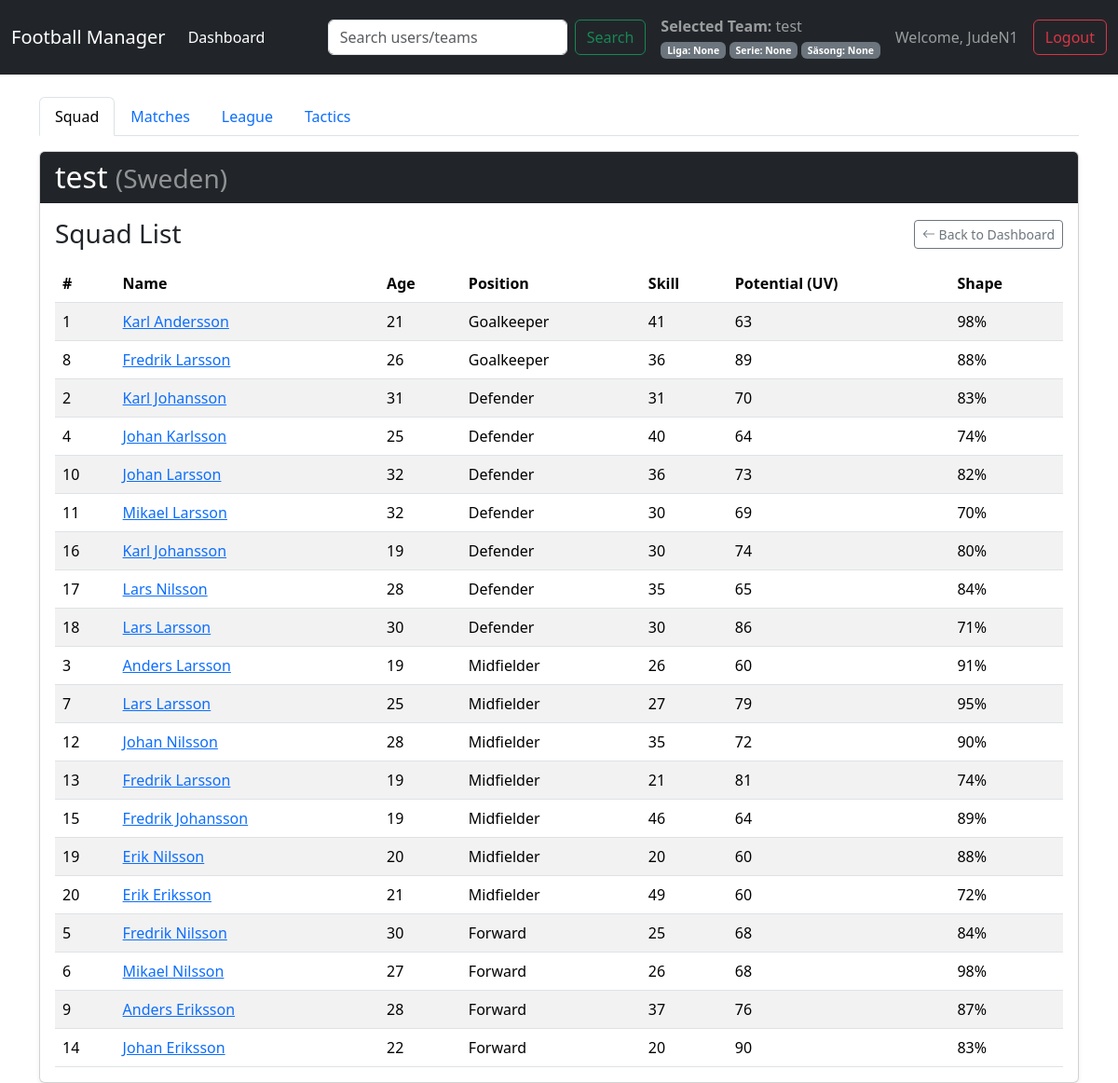
/team/1 (signed in), run on the app's committed database.
### app/models.py (models this page shows, shortened)
class Team(db.Model):
    id = db.Column(db.Integer, primary_key=True)
    name = db.Column(db.String(100), unique=True, nullable=False)
    country = db.Column(db.String(50), nullable=False)
    user_id = db.Column(db.Integer, db.ForeignKey('user.id'), nullable=False)
    players = db.relationship('Player', backref='team', lazy=True, cascade="all, delete-orphan")
    league = db.Column(db.String(100), nullable=True, default=None)
    division = db.Column(db.String(50), nullable=True, default=None)
    season = db.Column(db.Integer, nullable=True, default=None)

class User(db.Model):
    id = db.Column(db.Integer, primary_key=True)
    username = db.Column(db.String(80), unique=True, nullable=False)
    password_hash = db.Column(db.String(128))
    teams = db.relationship('Team', backref='user', lazy=True, cascade="all, delete-orphan")

class Player(db.Model):
    id = db.Column(db.Integer, primary_key=True)
    name = db.Column(db.String(100), nullable=False)
    age = db.Column(db.Integer, nullable=False)
    position = db.Column(db.Enum(Position), nullable=False)
    skill = db.Column(db.Integer, nullable=False)
    potential = db.Column(db.Integer, nullable=False) # "UV" (utvecklingsvärde)
    shape = db.Column(db.Integer, nullable=False)
    shirt_number = db.Column(db.Integer, nullable=False)
    team_id = db.Column(db.Integer, db.ForeignKey('team.id'), nullable=False)

### app/routes_game.py (the view)
@game_bp.route('/team/<int:team_id>')
def team_page(team_id):
    if 'username' not in session:
        return redirect(url_for('auth_bp.login'))
    team = Team.query.get_or_404(team_id)
    user = User.query.filter_by(username=session['username']).first()
    if team.user_id == user.id:
        session['selected_team_id'] = team.id
    position_order = {Position.GOALKEEPER: 0, Position.DEFENDER: 1, Position.MIDFIELDER: 2, Position.FORWARD: 3}
    sorted_players = sorted(team.players, key=lambda p: (position_order[p.position], p.shirt_number))
    return render_template('team_page.html', team=team, players=sorted_players, is_owner=(team.user_id == user.id))

### app/__init__.py (called while the page is built)
def create_app():
    app = Flask(__name__)
    app.config['SECRET_KEY'] = 'a_very_secret_key_for_development'
    app.config['SQLALCHEMY_DATABASE_URI'] = 'sqlite:///' + os.path.join(basedir, 'database.db')
    db.init_app(app)
    from .routes_auth import auth_bp
    from .routes_game import game_bp
    app.register_blueprint(auth_bp)
    app.register_blueprint(game_bp)
    @app.context_processor
    def inject_selected_team():
        if 'selected_team_id' in session:
            from .models import Team
            selected_team = Team.query.get(session['selected_team_id'])
            return dict(selected_team=selected_team)
        return dict(selected_team=None)
    return app

### app/templates/team_page.html (shortened to what this page needs)
{% extends "base.html" %}
{% block content %}
<div class="row">
    <div class="col-md-12">
        <ul class="nav nav-tabs mb-3">
            <li class="nav-item">
                <a class="nav-link active" href="{{ url_for('game_bp.team_page', team_id=team.id) }}">Squad</a>
            </li>
            {% if is_owner %}
            <li class="nav-item">
                <a class="nav-link" href="{{ url_for('game_bp.coming_soon') }}">Matches</a>
            </li>
            <li class="nav-item">
                <a class="nav-link" href="{{ url_for('game_bp.coming_soon') }}">League</a>
            </li>
            <li class="nav-item">
                <a class="nav-link" href="{{ url_for('game_bp.coming_soon') }}">Tactics</a>
            </li>
            {% endif %}
        </ul>
        <div class="card shadow-sm">
            <div class="card-header bg-dark text-white">
                <h1 class="h2 mb-0">{{ team.name }} <small class="text-white-50">({{ team.country }})</small></h1>
            </div>
            <div class="card-body">
                <div class="d-flex justify-content-between align-items-center mb-3">
                    <h3 class="card-title mb-0">Squad List</h3>
                    <a href="{{ url_for('game_bp.dashboard') }}" class="btn btn-outline-secondary btn-sm">
                        <i class="bi bi-arrow-left"></i> Back to Dashboard
                    </a>
                </div>
                <div class="table-responsive">
                    <table class="table table-striped table-hover mb-0">
                        <thead>
                            <tr>
                                <th>#</th>
                                <th>Name</th>
                                <th>Age</th>
                                <th>Position</th>
                                <th>Skill</th>
                                <th>Potential (UV)</th>
                                <th>Shape</th>
                            </tr>
                        </thead>
                        <tbody>
                            {% for player in players %}
                            <tr>
                                <td>{{ player.shirt_number }}</td>
                                <td><a href="{{ url_for('game_bp.player_page', player_id=player.id) }}">{{ player.name }}</a></td>
                                <td>{{ player.age }}</td>
                                <td>{{ player.position.value }}</td>
                                <td>{{ player.skill }}</td>
                                <td>{{ player.potential }}</td>
                                <td>{{ player.shape }}%</td>
                            </tr>
                            {% endfor %}
                        </tbody>
                    </table>
                </div>
            </div>
        </div>
    </div>
</div>
{% endblock %}

### app/templates/base.html (shortened to what this page needs)
<!DOCTYPE html>
<html lang="en">
<head>
    <link href="https://cdn.jsdelivr.net/npm/bootstrap@5.3.3/dist/css/bootstrap.min.css" rel="stylesheet">
    <link rel="stylesheet" href="https://cdn.jsdelivr.net/npm/bootstrap-icons@1.11.3/font/bootstrap-icons.min.css">
</head>
<body>
    <nav class="navbar navbar-expand-lg navbar-dark bg-dark fixed-top">
        <div class="container-fluid">
            <a class="navbar-brand" href="{{ url_for('game_bp.dashboard') }}">Football Manager</a>
            <div class="collapse navbar-collapse">
                <ul class="navbar-nav me-auto mb-2 mb-lg-0">
                    <li class="nav-item">
                        <a class="nav-link active" href="{{ url_for('game_bp.dashboard') }}">Dashboard</a>
                    </li>
                </ul>
                <form class="d-flex me-3" action="{{ url_for('game_bp.search') }}" method="post">
                    <input class="form-control me-2" type="search" placeholder="Search users/teams" name="query" aria-label="Search">
                    <button class="btn btn-outline-success" type="submit">Search</button>
                </form>
                {% if selected_team %}
                    <div class="navbar-text me-3">
                        <strong>Selected Team:</strong> {{ selected_team.name }} <br>
                        <small>
                            <span class="badge bg-secondary">Liga: {{ selected_team.league or 'None' }}</span>
                            <span class="badge bg-secondary">Serie: {{ selected_team.division or 'None' }}</span>
                            <span class="badge bg-secondary">Säsong: {{ selected_team.season or 'None' }}</span>
                        </small>
                    </div>
                {% endif %}
                {% if session.username %}
                <span class="navbar-text me-3">
                    Welcome, {{ session.username }}
                </span>
                <a href="{{ url_for('auth_bp.logout') }}" class="btn btn-outline-danger">Logout</a>
                {% endif %}
            </div>
        </div>
    </nav>
    <main class="container mt-4">
        {% block content %}{% endblock %}
    </main>
</body>
</html>

### app/templates/base.html (style rules this page uses)
body { background-image: url('https://images.pexels.com/photos/114296/pexels-photo-114296.jpeg'); background-size: cover; background-position: center; background-attachment: fixed; padding-top: 80px; }

### data on the page
Team: name "test", league "None", division "None", season "None", country "Sweden"
User: username "JudeN1"
Player: shirt_number "1", name "Karl Andersson", age "21", position.value "Goalkeeper", skill "41", potential "63", shape "98"
Player: shirt_number "8", name "Fredrik Larsson", age "26", position.value "Goalkeeper", skill "36", potential "89", shape "88"
Player: shirt_number "2", name "Karl Johansson", age "31", position.value "Defender", skill "31", potential "70", shape "83"
Player: shirt_number "4", name "Johan Karlsson", age "25", position.value "Defender", skill "40", potential "64", shape "74"
Player: shirt_number "10", name "Johan Larsson", age "32", position.value "Defender", skill "36", potential "73", shape "82"
Player: shirt_number "11", name "Mikael Larsson", age "32", position.value "Defender", skill "30", potential "69", shape "70"
Player: shirt_number "16", name "Karl Johansson", age "19", position.value "Defender", skill "30", potential "74", shape "80"
Player: shirt_number "17", name "Lars Nilsson", age "28", position.value "Defender", skill "35", potential "65", shape "84"
Player: shirt_number "18", name "Lars Larsson", age "30", position.value "Defender", skill "30", potential "86", shape "71"
Player: shirt_number "3", name "Anders Larsson", age "19", position.value "Midfielder", skill "26", potential "60", shape "91"
Player: shirt_number "7", name "Lars Larsson", age "25", position.value "Midfielder", skill "27", potential "79", shape "95"
Player: shirt_number "12", name "Johan Nilsson", age "28", position.value "Midfielder", skill "35", potential "72", shape "90"
Player: shirt_number "13", name "Fredrik Larsson", age "19", position.value "Midfielder", skill "21", potential "81", shape "74"
Player: shirt_number "15", name "Fredrik Johansson", age "19", position.value "Midfielder", skill "46", potential "64", shape "89"
Player: shirt_number "19", name "Erik Nilsson", age "20", position.value "Midfielder", skill "20", potential "60", shape "88"
Player: shirt_number "20", name "Erik Eriksson", age "21", position.value "Midfielder", skill "49", potential "60", shape "72"
Player: shirt_number "5", name "Fredrik Nilsson", age "30", position.value "Forward", skill "25", potential "68", shape "84"
Player: shirt_number "6", name "Mikael Nilsson", age "27", position.value "Forward", skill "26", potential "68", shape "98"
Player: shirt_number "9", name "Anders Eriksson", age "28", position.value "Forward", skill "37", potential "76", shape "87"
Player: shirt_number "14", name "Johan Eriksson", age "22", position.value "Forward", skill "20", potential "90", shape "83"
